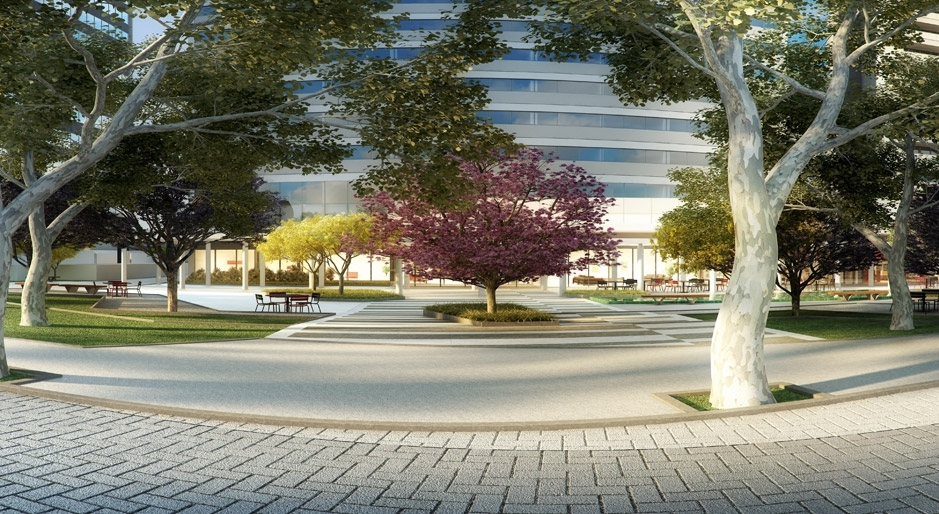
%> input picture Udemy_Visao_Computacional/Tranformacoes_Ponto_a_Ponto/praca.jpg, 939 x 514 px
$ octave mascaras.m   (GNU Octave 9; MATLAB toolbox functions it lacks are replaced by stand-ins)
%> lines starting %> are read from the running program, lines starting %| are printed output that depends on the picture; in (x1, y1, x2, y2) boxes, pixels count from 0 and x2, y2 are one past the last pixel; in counts of white or black regions, pixels touching at a corner belong together; the program's own positions count from 1
imagem = imread("praca.jpg");
%> imagem is the input picture: size 514x939x3 uint8; mean R, G, B 123.7, 124, 107.9

imagem_cinza = rgb2gray(imagem);
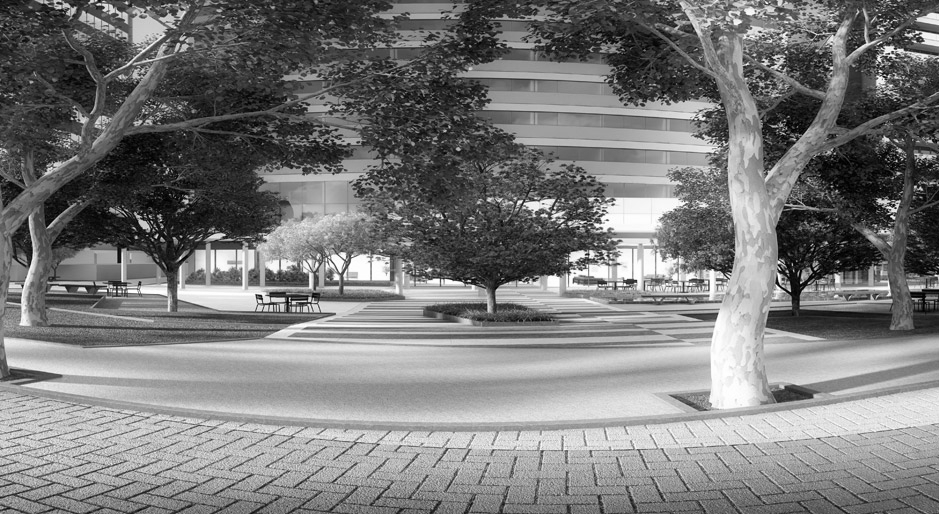
%> imagem_cinza: size 514x939 uint8; min 0, max 255, mean 122.1

im1 = imagem_cinza > 128;
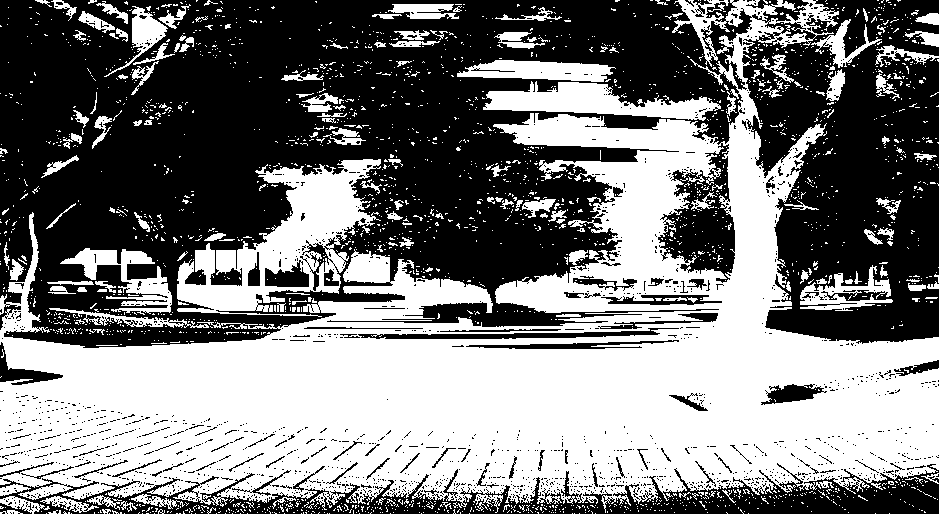
%> im1: size 514x939 logical; 48.4% white; 2389 white regions (2230 under 20 px), largest, box (x1, y1, x2, y2) and area: (0, 0, 939, 513) 185746, (177, 159, 381, 317) 12768, (483, 81, 721, 121) 4634

im2 = imagem_cinza > 128 & imagem_cinza < 170;
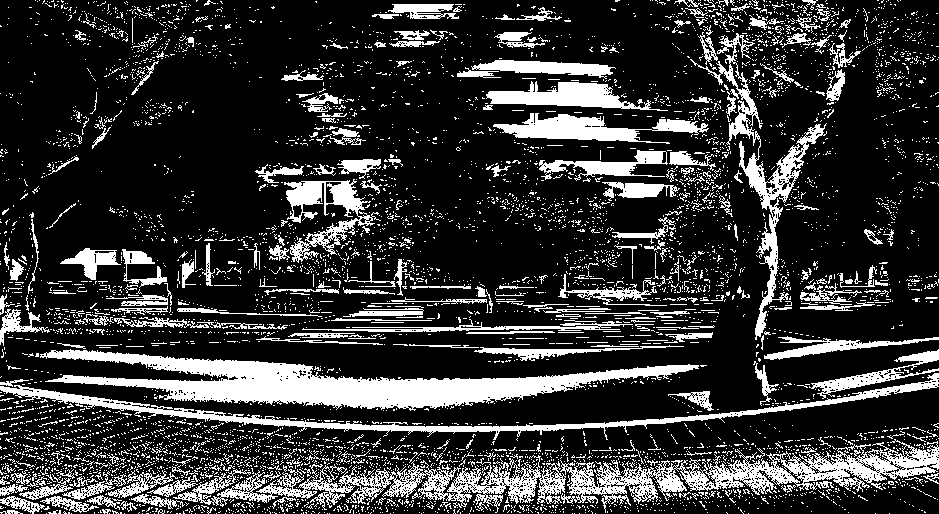
%> im2: size 514x939 logical; 20.9% white; 6016 white regions (5718 under 20 px), largest, box (x1, y1, x2, y2) and area: (40, 349, 699, 411) 14906, (560, 439, 939, 513) 8329, (173, 455, 566, 513) 6751

subplot(2,2,1); imshow(imagem);
subplot(2,2,2); imshow(imagem_cinza);
subplot(2,2,3); imshow(im1);
subplot(2,2,4); imshow(im2);

$ run again, with Udemy_Visao_Computacional/Tranformacoes_Ponto_a_Ponto/teste.png saved as Udemy_Visao_Computacional/Tranformacoes_Ponto_a_Ponto/praca.jpg
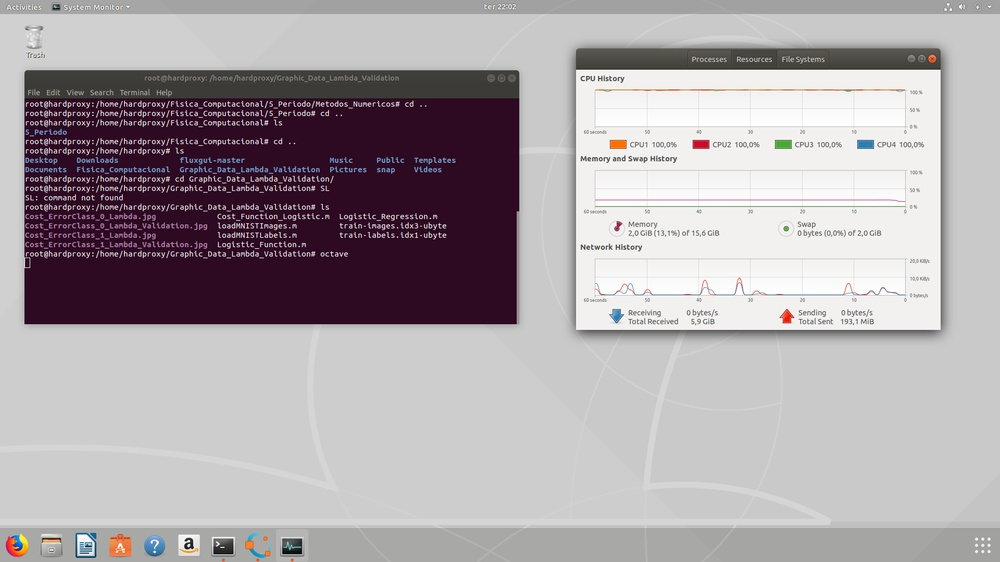
%> input picture Udemy_Visao_Computacional/Tranformacoes_Ponto_a_Ponto/teste.png, 1000 x 562 px, shrunk from 1920 x 1080 before the run
%> imagem is the input picture: size 562x1000x3 uint8; mean R, G, B 170.4, 163.5, 167.5
%> `im1 = imagem_cinza > 128;`:
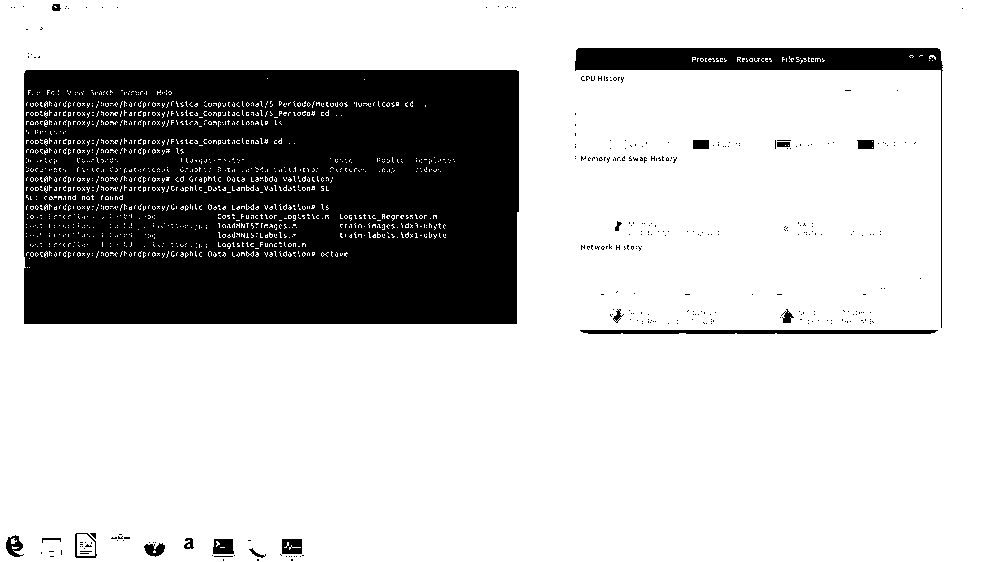
%> im1: size 562x1000 logical; 76.7% white; 333 black regions (314 under 20 px), largest, box (x1, y1, x2, y2) and area: (24, 70, 519, 324) 119129, (575, 48, 943, 328) 8041, (580, 330, 938, 334) 1395
%> `im2 = imagem_cinza > 128 & imagem_cinza < 170;`:
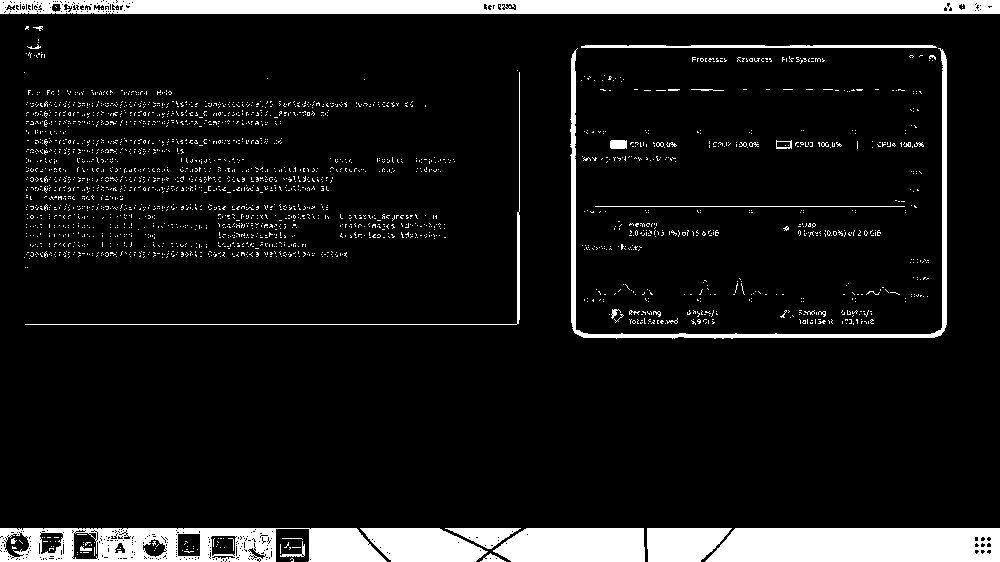
%> im2: size 562x1000 logical; 10% white; 2491 white regions (2457 under 20 px), largest, box (x1, y1, x2, y2) and area: (0, 0, 1000, 14) 13427, (705, 528, 1000, 562) 9395, (0, 528, 387, 562) 8400
